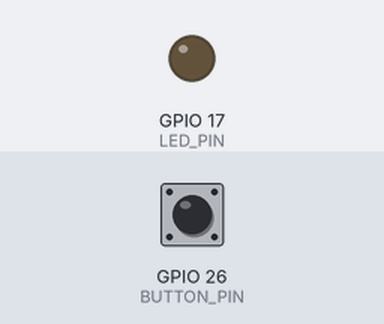
Simulated run of this program. Board: Raspberry Pi (BCM pin numbers). On the bench: output pins drawn as LEDs (lit = HIGH). The test bench sets the inputs (shaded band); at power-on: GPIO 26 (BUTTON_PIN) LOW.

Above: at 1.2 s.
1.3 s: GPIO 26 (BUTTON_PIN) pulled HIGH for 0.15 s
At 1.38 s:
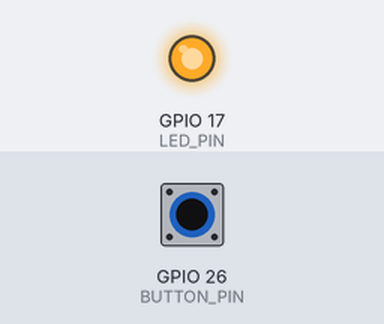
2.9 s: GPIO 26 (BUTTON_PIN) pulled HIGH for 3.2 s
At 7.4 s:
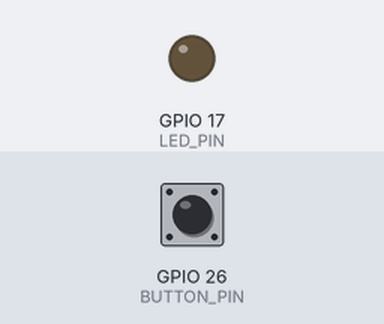
Timing chart, 0 to 8.9 s (numbered marks = the images above; inputs shaded):
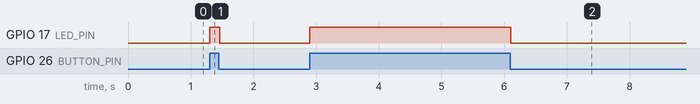

Measured:
- after the input at 1.3 s, GPIO 17 (LED_PIN): LOW → HIGH at once, → LOW 0.16 s later
- after the input at 2.9 s, GPIO 17 (LED_PIN): LOW → HIGH at once, → LOW 3.2 s later

The program:

Push_Button_LED.py
```python
import RPi.GPIO as GPIO #type: ignore
import time

BUTTON_PIN = 26
LED_PIN = 17

GPIO.setmode(GPIO.BCM)
GPIO.setup(BUTTON_PIN, GPIO.IN)
GPIO.setup(LED_PIN, GPIO.OUT)
GPIO.input(BUTTON_PIN)

while True:
    if GPIO.input(BUTTON_PIN) == GPIO.HIGH:
        GPIO.output(LED_PIN, GPIO.HIGH)
    else:
        GPIO.output(LED_PIN, GPIO.LOW)
    time.sleep(0.02)

GPIO.cleanup()
```
